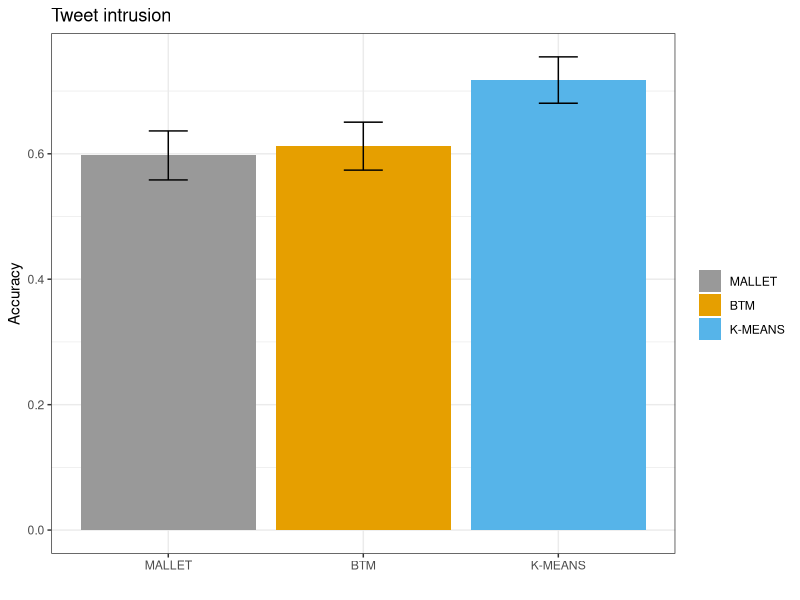
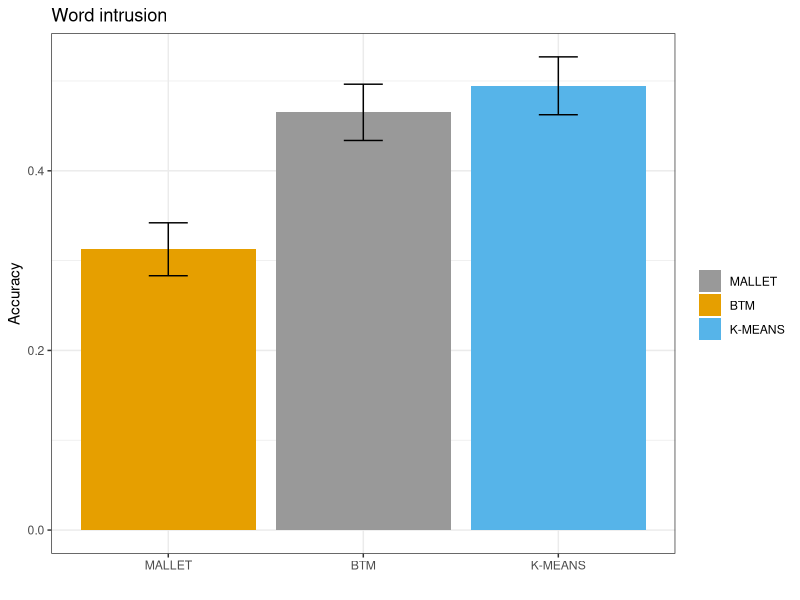

Here is the R script that generated these plots, in order:
library(ggplot2)
library(ggrepel)
library(RColorBrewer)

setwd('/Users/ddemszky/Google_Drive/Research/Framing/NAACL/framing-twitter')
data <- read.csv("data/topic_eval/collapsed_tweet_results.csv",header=TRUE)
data2 <- read.csv("data/topic_eval/collapsed_word_results.csv",header=TRUE)

cbPalette <- c("#999999", "#E69F00", "#56B4E9", "#009E73", "#F0E442", "#0072B2", "#D55E00", "#CC79A7")

ggplot(data=data, aes(x=reorder(model, accuracy), y=accuracy, fill=reorder(model, accuracy))) +
  geom_bar(stat="identity", ) +
  geom_errorbar(aes(ymin=accuracy-se, ymax=accuracy+se), width=.2) +
  xlab("") +
  ylab("Accuracy") +
  theme_bw() +
  ggtitle("Tweet intrusion") +
  scale_fill_manual(values=cbPalette) +
  guides(fill=guide_legend(title=""))

ggplot(data=data2, aes(x=reorder(model, accuracy), y=accuracy, fill=rev(reorder(model, accuracy)))) +
  geom_bar(stat="identity", ) +
  geom_errorbar(aes(ymin=accuracy-se, ymax=accuracy+se), width=.2) +
  xlab("") +
  ylab("Accuracy") +
  theme_bw() +
  ggtitle("Word intrusion")+
  scale_fill_manual(values=cbPalette) +
  guides(fill=guide_legend(title=""))
